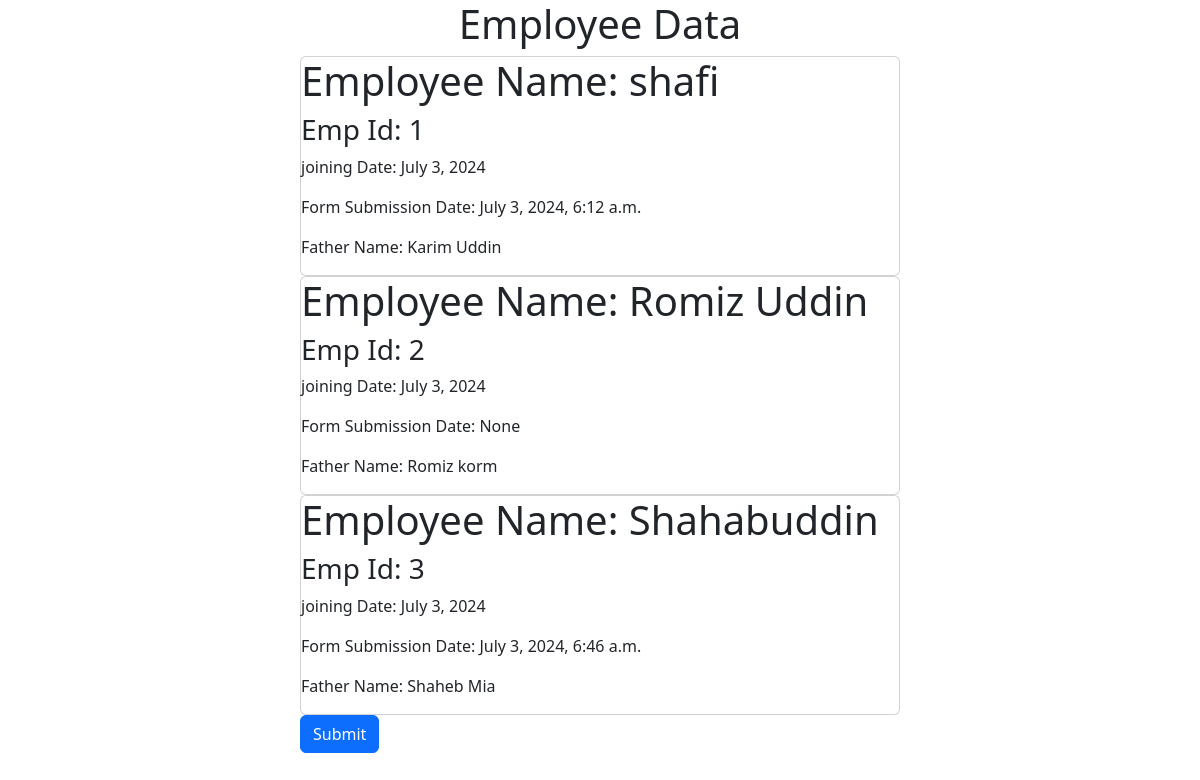
The page /home1/ on the database its author committed.
### first_app/models.py (models this page shows, shortened)
class MOdelPractise(models.Model):
    name = models.CharField(max_length=20)
    email = models.EmailField(default='email')
    roll = models.IntegerField(primary_key=True, default=None)
    date = models.DateField(default=date.today)
    fathers_name = models.TextField(default=None, blank=True, null=True)
    date_time_field = models.DateTimeField(default=None)

### first_app/views.py (the view)
# urls.py: path('home1/', views.home1,name = 'homepage'),
def home1(request):
    model = models.MOdelPractise.objects.all()
    return render(request,'home1.html',{'model':model})

### first_app/templates/home1.html (shortened to what this page needs)
<!DOCTYPE html>
<html lang="en">
<head>
    <link href="https://cdn.jsdelivr.net/npm/bootstrap@5.3.3/dist/css/bootstrap.min.css" rel="stylesheet"
>
</head>
<body>
    {% load crispy_forms_tags %}
    <div class="" style="width: 50%; margin: auto;">
        <h1 class="text-center">Employee Data</h1>
        <form action="">
            {% if model %}
            {% for emp in model %}
            <div class="card">
                <h1>Employee Name: {{emp.name}}</h1>
                <h3>Emp Id: {{emp.roll}}</h3>
                <p> joining Date: {{emp.date}}</p>
                <p>Form Submission Date: {{emp.date_time_field}}</p>
                <p>Father Name: {{emp.fathers_name}}</p>
            </div>
            {% endfor %}
            {% else %}
            <h1>No data available here</h1>
            {% endif %}
            <button type="submit" class="btn btn-primary">Submit</button>
        </form>
    </div>
</body>
</html>

### rows shown on the page
MOdelPractise: name "shafi", roll "1", date "July 3, 2024", date_time_field "July 3, 2024, 6:12 a.m.", fathers_name "Karim Uddin"
MOdelPractise: name "Romiz Uddin", roll "2", date "July 3, 2024", date_time_field "None", fathers_name "Romiz korm"
MOdelPractise: name "Shahabuddin", roll "3", date "July 3, 2024", date_time_field "July 3, 2024, 6:46 a.m.", fathers_name "Shaheb Mia"
